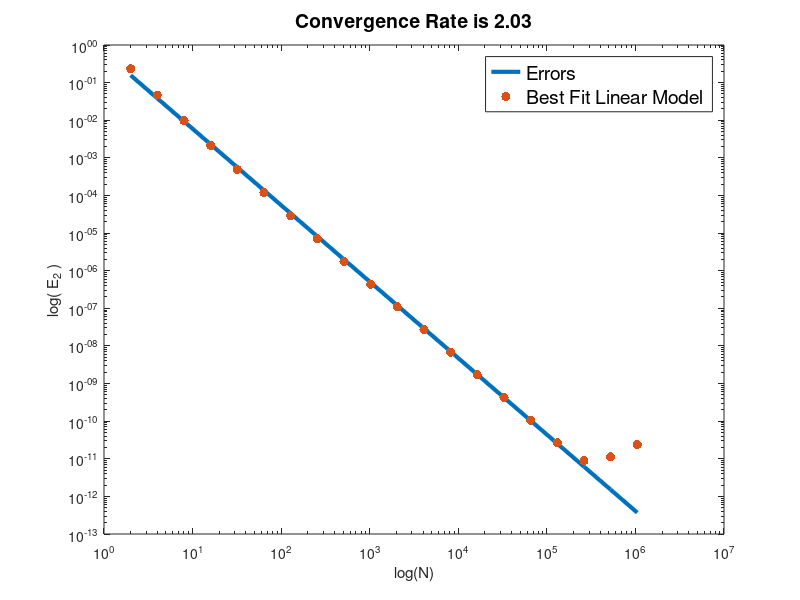

Recreate this plot in MATLAB. (Note: this script raises an error after producing the figure.)
%% Convergence Study for the Second Order Finite Difference Sheme
%% Set up                           
M = 20;                 % Number of trials
errors = zeros(1, M);   % Preallocating for errors
%% Running Trials                   
for G = 1:M
    N = 2^G;                  % Grid size
    dx = 1/N;                 % Spatial resolution
    x = 0:dx:1;               % Grid
    f = sin(pi*x/2);          % Function sampled at the grid
    fx = pi/2*cos(pi*x/2);    % Analytical derivative 

    % Derivative on the interior using centered difference 
    fxnum = ([f(2:end) f(1)] - [f(end) f(1:end-1)])/dx/2; 
    % Derivative at x = 0 using forward difference
    fxnum(1) = -(3*f(1) - 4*f(2) + f(3))/dx/2;
    % Derivative at x = 1 using backward difference
    fxnum(end) = (3*f(end) - 4*f(end-1) + f(end-2))/dx/2;
    % Error
    errors(G) = sqrt(dx)*norm( fx-fxnum, 2);
end
%% Convergence Analysis             
ConvRate = polyfit(log(2)*(1:M-2), log(errors(1:end-2)), 1);
figure(1)
loglog(2.^(1:M), exp(polyval(ConvRate, log(2)*(1:M))), 'linewidth', 3), hold on
loglog(2.^(1:M), errors, '.', 'markersize', 20), hold off
title(['Convergence Rate is ', num2str( -ConvRate(1), 3)], 'fontsize', 14)
legend({'Errors', 'Best Fit Linear Model'}, 'Fontsize', 14)
xlabel('log(N)'), ylabel('log( E_2 )')
%% Outputs                          
print('-bestfit', '../../Assignments/Assignment1/ConvRate', '-dpdf')
table = [1./(2.^(1:G) - 1)' errors'];
dlmwrite('../../Assignments/Assignment1/table.csv', table, 'precision', '%2.2g')